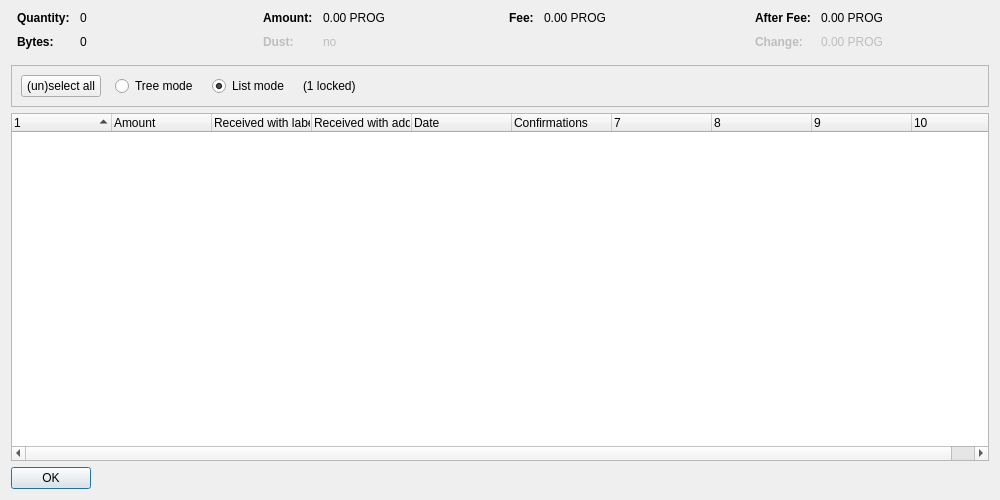
<?xml version="1.0" encoding="UTF-8"?>
<ui version="4.0">
 <class>CoinControlDialog</class>
 <widget class="QDialog" name="CoinControlDialog">
  <property name="geometry">
   <rect>
    <x>0</x>
    <y>0</y>
    <width>1000</width>
    <height>500</height>
   </rect>
  </property>
  <property name="windowTitle">
   <string>Coin Selection</string>
  </property>
  <layout class="QVBoxLayout" name="verticalLayout">
   <item>
    <layout class="QHBoxLayout" name="horizontalLayoutTop" stretch="0,0,0,0">
     <property name="topMargin">
      <number>0</number>
     </property>
     <property name="bottomMargin">
      <number>10</number>
     </property>
     <item>
      <layout class="QFormLayout" name="formLayoutCoinControl1">
       <property name="horizontalSpacing">
        <number>10</number>
       </property>
       <property name="verticalSpacing">
        <number>10</number>
       </property>
       <property name="leftMargin">
        <number>6</number>
       </property>
       <property name="rightMargin">
        <number>6</number>
       </property>
       <item row="0" column="0">
        <widget class="QLabel" name="labelCoinControlQuantityText">
         <property name="font">
          <font>
           <weight>75</weight>
           <bold>true</bold>
          </font>
         </property>
         <property name="text">
          <string>Quantity:</string>
         </property>
        </widget>
       </item>
       <item row="0" column="1">
        <widget class="QLabel" name="labelCoinControlQuantity">
         <property name="cursor">
          <cursorShape>IBeamCursor</cursorShape>
         </property>
         <property name="contextMenuPolicy">
          <enum>Qt::ActionsContextMenu</enum>
         </property>
         <property name="text">
          <string notr="true">0</string>
         </property>
         <property name="textInteractionFlags">
          <set>Qt::LinksAccessibleByMouse|Qt::TextSelectableByKeyboard|Qt::TextSelectableByMouse</set>
         </property>
        </widget>
       </item>
       <item row="1" column="0">
        <widget class="QLabel" name="labelCoinControlBytesText">
         <property name="font">
          <font>
           <weight>75</weight>
           <bold>true</bold>
          </font>
         </property>
         <property name="text">
          <string>Bytes:</string>
         </property>
        </widget>
       </item>
       <item row="1" column="1">
        <widget class="QLabel" name="labelCoinControlBytes">
         <property name="cursor">
          <cursorShape>IBeamCursor</cursorShape>
         </property>
         <property name="contextMenuPolicy">
          <enum>Qt::ActionsContextMenu</enum>
         </property>
         <property name="text">
          <string notr="true">0</string>
         </property>
         <property name="textInteractionFlags">
          <set>Qt::LinksAccessibleByMouse|Qt::TextSelectableByKeyboard|Qt::TextSelectableByMouse</set>
         </property>
        </widget>
       </item>
      </layout>
     </item>
     <item>
      <layout class="QFormLayout" name="formLayoutCoinControl2">
       <property name="horizontalSpacing">
        <number>10</number>
       </property>
       <property name="verticalSpacing">
        <number>10</number>
       </property>
       <property name="leftMargin">
        <number>6</number>
       </property>
       <property name="rightMargin">
        <number>6</number>
       </property>
       <item row="0" column="0">
        <widget class="QLabel" name="labelCoinControlAmountText">
         <property name="font">
          <font>
           <weight>75</weight>
           <bold>true</bold>
          </font>
         </property>
         <property name="text">
          <string>Amount:</string>
         </property>
        </widget>
       </item>
       <item row="0" column="1">
        <widget class="QLabel" name="labelCoinControlAmount">
         <property name="cursor">
          <cursorShape>IBeamCursor</cursorShape>
         </property>
         <property name="contextMenuPolicy">
          <enum>Qt::ActionsContextMenu</enum>
         </property>
         <property name="text">
          <string notr="true">0.00 PROG</string>
         </property>
         <property name="textInteractionFlags">
          <set>Qt::LinksAccessibleByMouse|Qt::TextSelectableByKeyboard|Qt::TextSelectableByMouse</set>
         </property>
        </widget>
       </item>
       <item row="1" column="0">
        <widget class="QLabel" name="labelCoinControlLowOutputText">
         <property name="enabled">
          <bool>false</bool>
         </property>
         <property name="font">
          <font>
           <weight>75</weight>
           <bold>true</bold>
          </font>
         </property>
         <property name="text">
          <string>Dust:</string>
         </property>
        </widget>
       </item>
       <item row="1" column="1">
        <widget class="QLabel" name="labelCoinControlLowOutput">
         <property name="enabled">
          <bool>false</bool>
         </property>
         <property name="cursor">
          <cursorShape>IBeamCursor</cursorShape>
         </property>
         <property name="contextMenuPolicy">
          <enum>Qt::ActionsContextMenu</enum>
         </property>
         <property name="text">
          <string notr="true">no</string>
         </property>
         <property name="textInteractionFlags">
          <set>Qt::LinksAccessibleByMouse|Qt::TextSelectableByKeyboard|Qt::TextSelectableByMouse</set>
         </property>
        </widget>
       </item>
      </layout>
     </item>
     <item>
      <layout class="QFormLayout" name="formLayoutCoinControl3">
       <property name="horizontalSpacing">
        <number>10</number>
       </property>
       <property name="verticalSpacing">
        <number>10</number>
       </property>
       <property name="leftMargin">
        <number>6</number>
       </property>
       <property name="rightMargin">
        <number>6</number>
       </property>
       <item row="0" column="0">
        <widget class="QLabel" name="labelCoinControlFeeText">
         <property name="font">
          <font>
           <weight>75</weight>
           <bold>true</bold>
          </font>
         </property>
         <property name="text">
          <string>Fee:</string>
         </property>
        </widget>
       </item>
       <item row="0" column="1">
        <widget class="QLabel" name="labelCoinControlFee">
         <property name="cursor">
          <cursorShape>IBeamCursor</cursorShape>
         </property>
         <property name="contextMenuPolicy">
          <enum>Qt::ActionsContextMenu</enum>
         </property>
         <property name="text">
          <string notr="true">0.00 PROG</string>
         </property>
         <property name="textInteractionFlags">
          <set>Qt::LinksAccessibleByMouse|Qt::TextSelectableByKeyboard|Qt::TextSelectableByMouse</set>
         </property>
        </widget>
       </item>
      </layout>
     </item>
     <item>
      <layout class="QFormLayout" name="formLayoutCoinControl4">
       <property name="horizontalSpacing">
        <number>10</number>
       </property>
       <property name="verticalSpacing">
        <number>10</number>
       </property>
       <property name="leftMargin">
        <number>6</number>
       </property>
       <property name="rightMargin">
        <number>6</number>
       </property>
       <item row="0" column="0">
        <widget class="QLabel" name="labelCoinControlAfterFeeText">
         <property name="font">
          <font>
           <weight>75</weight>
           <bold>true</bold>
          </font>
         </property>
         <property name="text">
          <string>After Fee:</string>
         </property>
        </widget>
       </item>
       <item row="0" column="1">
        <widget class="QLabel" name="labelCoinControlAfterFee">
         <property name="cursor">
          <cursorShape>IBeamCursor</cursorShape>
         </property>
         <property name="contextMenuPolicy">
          <enum>Qt::ActionsContextMenu</enum>
         </property>
         <property name="text">
          <string notr="true">0.00 PROG</string>
         </property>
         <property name="textInteractionFlags">
          <set>Qt::LinksAccessibleByMouse|Qt::TextSelectableByKeyboard|Qt::TextSelectableByMouse</set>
         </property>
        </widget>
       </item>
       <item row="1" column="0">
        <widget class="QLabel" name="labelCoinControlChangeText">
         <property name="enabled">
          <bool>false</bool>
         </property>
         <property name="font">
          <font>
           <weight>75</weight>
           <bold>true</bold>
          </font>
         </property>
         <property name="text">
          <string>Change:</string>
         </property>
        </widget>
       </item>
       <item row="1" column="1">
        <widget class="QLabel" name="labelCoinControlChange">
         <property name="enabled">
          <bool>false</bool>
         </property>
         <property name="cursor">
          <cursorShape>IBeamCursor</cursorShape>
         </property>
         <property name="contextMenuPolicy">
          <enum>Qt::ActionsContextMenu</enum>
         </property>
         <property name="text">
          <string notr="true">0.00 PROG</string>
         </property>
         <property name="textInteractionFlags">
          <set>Qt::LinksAccessibleByMouse|Qt::TextSelectableByKeyboard|Qt::TextSelectableByMouse</set>
         </property>
        </widget>
       </item>
      </layout>
     </item>
    </layout>
   </item>
   <item>
    <widget class="QFrame" name="frame">
     <property name="minimumSize">
      <size>
       <width>0</width>
       <height>40</height>
      </size>
     </property>
     <property name="frameShape">
      <enum>QFrame::StyledPanel</enum>
     </property>
     <property name="frameShadow">
      <enum>QFrame::Sunken</enum>
     </property>
     <layout class="QHBoxLayout" name="horizontalLayout">
      <item>
       <layout class="QHBoxLayout" name="horizontalLayoutPanel" stretch="0,0,0,0,0">
        <property name="spacing">
         <number>14</number>
        </property>
        <item>
         <widget class="QPushButton" name="pushButtonSelectAll">
          <property name="sizePolicy">
           <sizepolicy hsizetype="Maximum" vsizetype="Fixed">
            <horstretch>0</horstretch>
            <verstretch>0</verstretch>
           </sizepolicy>
          </property>
          <property name="text">
           <string>(un)select all</string>
          </property>
          <property name="autoDefault">
           <bool>false</bool>
          </property>
         </widget>
        </item>
        <item>
         <widget class="QRadioButton" name="radioTreeMode">
          <property name="sizePolicy">
           <sizepolicy hsizetype="Maximum" vsizetype="Fixed">
            <horstretch>0</horstretch>
            <verstretch>0</verstretch>
           </sizepolicy>
          </property>
          <property name="text">
           <string>Tree mode</string>
          </property>
         </widget>
        </item>
        <item>
         <widget class="QRadioButton" name="radioListMode">
          <property name="sizePolicy">
           <sizepolicy hsizetype="Maximum" vsizetype="Fixed">
            <horstretch>0</horstretch>
            <verstretch>0</verstretch>
           </sizepolicy>
          </property>
          <property name="text">
           <string>List mode</string>
          </property>
          <property name="checked">
           <bool>true</bool>
          </property>
         </widget>
        </item>
        <item>
         <widget class="QLabel" name="labelLocked">
          <property name="text">
           <string notr="true">(1 locked)</string>
          </property>
         </widget>
        </item>
        <item>
         <spacer name="horizontalSpacer">
          <property name="orientation">
           <enum>Qt::Horizontal</enum>
          </property>
          <property name="sizeHint" stdset="0">
           <size>
            <width>40</width>
            <height>20</height>
           </size>
          </property>
         </spacer>
        </item>
       </layout>
      </item>
     </layout>
    </widget>
   </item>
   <item>
    <widget class="CoinControlTreeWidget" name="treeWidget">
     <property name="contextMenuPolicy">
      <enum>Qt::CustomContextMenu</enum>
     </property>
     <property name="sortingEnabled">
      <bool>false</bool>
     </property>
     <property name="columnCount">
      <number>10</number>
     </property>
     <attribute name="headerShowSortIndicator" stdset="0">
      <bool>true</bool>
     </attribute>
     <attribute name="headerStretchLastSection">
      <bool>false</bool>
     </attribute>
     <column>
      <property name="text">
       <string/>
      </property>
     </column>
     <column>
      <property name="text">
       <string>Amount</string>
      </property>
     </column>
     <column>
      <property name="text">
       <string>Received with label</string>
      </property>
     </column>
     <column>
      <property name="text">
       <string>Received with address</string>
      </property>
     </column>
     <column>
      <property name="text">
       <string>Date</string>
      </property>
     </column>
     <column>
      <property name="text">
       <string>Confirmations</string>
      </property>
      <property name="toolTip">
       <string>Confirmed</string>
      </property>
     </column>
     <column>
      <property name="text">
       <string/>
      </property>
     </column>
     <column>
      <property name="text">
       <string/>
      </property>
     </column>
     <column>
      <property name="text">
       <string/>
      </property>
     </column>
     <column>
      <property name="text">
       <string/>
      </property>
     </column>
    </widget>
   </item>
   <item>
    <widget class="QDialogButtonBox" name="buttonBox">
     <property name="sizePolicy">
      <sizepolicy hsizetype="Maximum" vsizetype="Fixed">
       <horstretch>0</horstretch>
       <verstretch>0</verstretch>
      </sizepolicy>
     </property>
     <property name="orientation">
      <enum>Qt::Horizontal</enum>
     </property>
     <property name="standardButtons">
      <set>QDialogButtonBox::Ok</set>
     </property>
    </widget>
   </item>
  </layout>
 </widget>
 <customwidgets>
  <customwidget>
   <class>CoinControlTreeWidget</class>
   <extends>QTreeWidget</extends>
   <header>qt/coincontroltreewidget.h</header>
  </customwidget>
 </customwidgets>
 <resources/>
 <connections/>
</ui>
